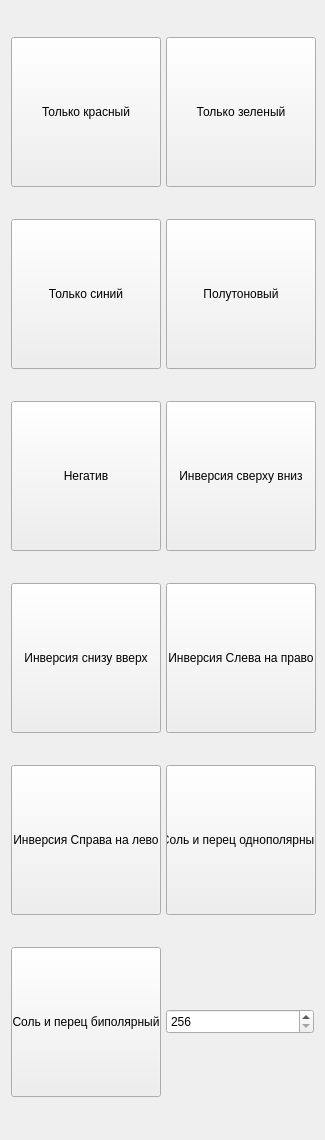
<?xml version="1.0" encoding="UTF-8"?>
<ui version="4.0">
 <class>EffectMenu</class>
 <widget class="QWidget" name="EffectMenu">
  <property name="geometry">
   <rect>
    <x>0</x>
    <y>0</y>
    <width>325</width>
    <height>1140</height>
   </rect>
  </property>
  <property name="sizePolicy">
   <sizepolicy hsizetype="Expanding" vsizetype="Expanding">
    <horstretch>0</horstretch>
    <verstretch>0</verstretch>
   </sizepolicy>
  </property>
  <property name="minimumSize">
   <size>
    <width>150</width>
    <height>0</height>
   </size>
  </property>
  <property name="windowTitle">
   <string>Form</string>
  </property>
  <layout class="QGridLayout" name="gridLayout">
   <item row="2" column="0">
    <widget class="QPushButton" name="OnlyBlueButton">
     <property name="minimumSize">
      <size>
       <width>150</width>
       <height>150</height>
      </size>
     </property>
     <property name="maximumSize">
      <size>
       <width>150</width>
       <height>150</height>
      </size>
     </property>
     <property name="styleSheet">
      <string notr="true"/>
     </property>
     <property name="text">
      <string>Только синий</string>
     </property>
    </widget>
   </item>
   <item row="2" column="1">
    <widget class="QPushButton" name="HalfToneButton">
     <property name="minimumSize">
      <size>
       <width>150</width>
       <height>150</height>
      </size>
     </property>
     <property name="maximumSize">
      <size>
       <width>150</width>
       <height>150</height>
      </size>
     </property>
     <property name="text">
      <string>Полутоновый</string>
     </property>
    </widget>
   </item>
   <item row="4" column="1">
    <widget class="QPushButton" name="InversionVUpToDown">
     <property name="minimumSize">
      <size>
       <width>150</width>
       <height>150</height>
      </size>
     </property>
     <property name="maximumSize">
      <size>
       <width>150</width>
       <height>150</height>
      </size>
     </property>
     <property name="text">
      <string>Инверсия сверху вниз</string>
     </property>
    </widget>
   </item>
   <item row="6" column="0">
    <widget class="QPushButton" name="InversionVDownToUp">
     <property name="minimumSize">
      <size>
       <width>150</width>
       <height>150</height>
      </size>
     </property>
     <property name="maximumSize">
      <size>
       <width>150</width>
       <height>150</height>
      </size>
     </property>
     <property name="text">
      <string>Инверсия снизу вверх</string>
     </property>
    </widget>
   </item>
   <item row="0" column="0">
    <widget class="QPushButton" name="OnlyRedButton">
     <property name="minimumSize">
      <size>
       <width>150</width>
       <height>150</height>
      </size>
     </property>
     <property name="maximumSize">
      <size>
       <width>150</width>
       <height>150</height>
      </size>
     </property>
     <property name="styleSheet">
      <string notr="true"/>
     </property>
     <property name="text">
      <string>Только красный</string>
     </property>
    </widget>
   </item>
   <item row="8" column="0">
    <widget class="QPushButton" name="InversionHRightToLeft">
     <property name="minimumSize">
      <size>
       <width>150</width>
       <height>150</height>
      </size>
     </property>
     <property name="maximumSize">
      <size>
       <width>150</width>
       <height>150</height>
      </size>
     </property>
     <property name="text">
      <string>Инверсия Справа на лево</string>
     </property>
    </widget>
   </item>
   <item row="4" column="0">
    <widget class="QPushButton" name="NegativeButton">
     <property name="minimumSize">
      <size>
       <width>150</width>
       <height>150</height>
      </size>
     </property>
     <property name="maximumSize">
      <size>
       <width>150</width>
       <height>150</height>
      </size>
     </property>
     <property name="text">
      <string>Негатив</string>
     </property>
    </widget>
   </item>
   <item row="6" column="1">
    <widget class="QPushButton" name="InversionHLeftToRight">
     <property name="minimumSize">
      <size>
       <width>150</width>
       <height>150</height>
      </size>
     </property>
     <property name="maximumSize">
      <size>
       <width>150</width>
       <height>150</height>
      </size>
     </property>
     <property name="text">
      <string>Инверсия Слева на право</string>
     </property>
    </widget>
   </item>
   <item row="0" column="1">
    <widget class="QPushButton" name="OnlyGreenButton">
     <property name="minimumSize">
      <size>
       <width>150</width>
       <height>150</height>
      </size>
     </property>
     <property name="maximumSize">
      <size>
       <width>150</width>
       <height>150</height>
      </size>
     </property>
     <property name="styleSheet">
      <string notr="true"/>
     </property>
     <property name="text">
      <string>Только зеленый</string>
     </property>
    </widget>
   </item>
   <item row="8" column="1">
    <widget class="QPushButton" name="SaltAndPepper">
     <property name="enabled">
      <bool>true</bool>
     </property>
     <property name="minimumSize">
      <size>
       <width>150</width>
       <height>150</height>
      </size>
     </property>
     <property name="maximumSize">
      <size>
       <width>150</width>
       <height>150</height>
      </size>
     </property>
     <property name="text">
      <string>Соль и перец однополярный</string>
     </property>
    </widget>
   </item>
   <item row="9" column="0">
    <widget class="QPushButton" name="SaltAndPepperB">
     <property name="minimumSize">
      <size>
       <width>150</width>
       <height>150</height>
      </size>
     </property>
     <property name="maximumSize">
      <size>
       <width>150</width>
       <height>150</height>
      </size>
     </property>
     <property name="text">
      <string>Соль и перец биполярный</string>
     </property>
    </widget>
   </item>
   <item row="9" column="1">
    <widget class="QSpinBox" name="SaltAndPepperNoise">
     <property name="minimumSize">
      <size>
       <width>0</width>
       <height>25</height>
      </size>
     </property>
     <property name="minimum">
      <number>256</number>
     </property>
     <property name="maximum">
      <number>128000</number>
     </property>
    </widget>
   </item>
  </layout>
 </widget>
 <resources/>
 <connections/>
</ui>
